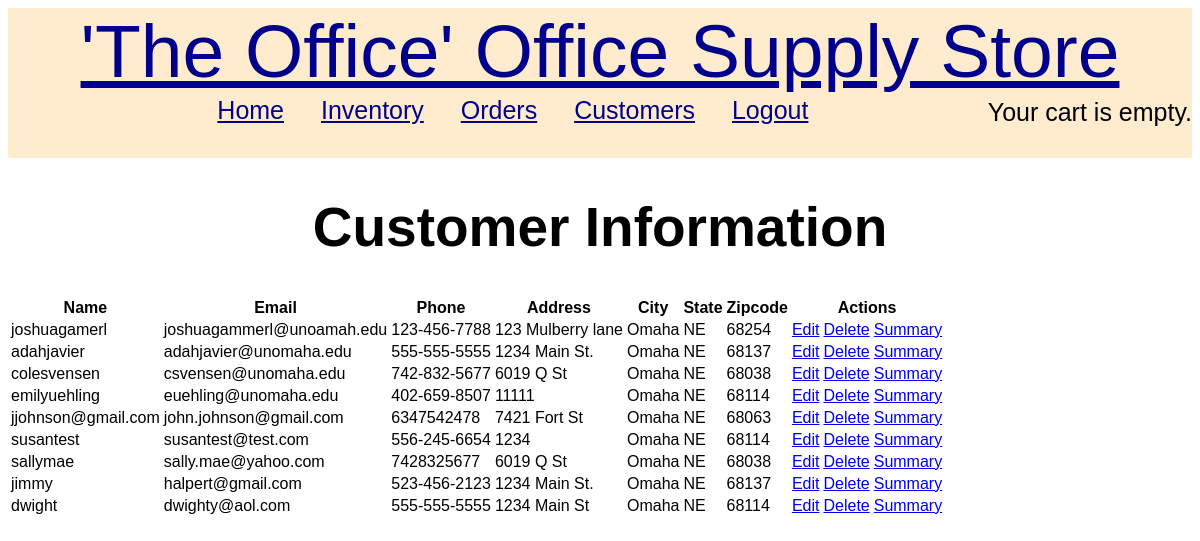
The app's page /customer_list (signed in), older data.
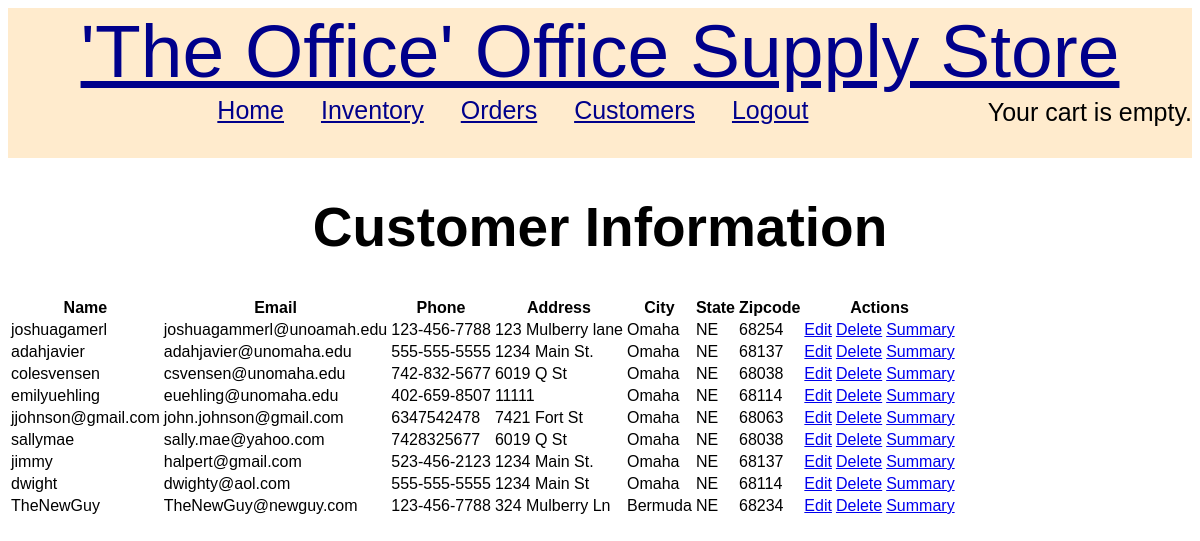
The same page, newer data.
### TOOSS/models.py (models this page shows, shortened)
class Customer(models.Model):
    cust_name = models.ForeignKey(User, on_delete=models.CASCADE, null=True, blank=True)
    fname = models.CharField(max_length=100, blank=True)
    lname = models.CharField(max_length=100, blank=True)
    email = models.EmailField(max_length=100)
    phone = models.CharField(max_length=20)
    address = models.CharField(max_length=200, null=True, blank=True)
    city = models.CharField(max_length=50, null=True, blank=True)
    state = models.CharField(max_length=2, null=True, blank=True)
    zipcode = models.CharField(max_length=10, null=True, blank=True)

### TOOSS/views.py (the view)
# urls.py: path('customer_list', views.customer_list, name='customer_list'),
@login_required
def customer_list(request):
    cart = Cart(request)
    customer = Customer.objects.filter()
    return render(request, 'TOOSS/customer_list.html',
                  {'customers': customer, 'cart': cart})

### cart/cart.py (called while the page is built)
    def __len__(self):
        return sum(item['quantity'] for item in self.cart.values())

### TOOSS/templates/TOOSS/customer_list.html (shortened to what this page needs)
<!DOCTYPE html>
<html lang="en">
{% extends 'TOOSS/base.html' %}
{% block content %}
    <body>
        <h1>Customer Information</h1>
    <body class="bodylist">
    <div>
        <table class="table table-striped table-bordered table-hover w-auto">
            <thead>
<tr class="bg-info">
                <th>Name</th>
                <th>Email</th>
                <th>Phone</th>
                <th>Address</th>
                <th>City</th>
                <th>State</th>
                <th>Zipcode</th>
                <th colspan="3">Actions</th>
            </tr>
            </thead>
            <tbody>
            {% for customer in customers %}
                <tr>
                    <td>{{ customer.cust_name }}</td>
                    <td>{{ customer.email }}</td>
                    <td>{{ customer.phone }}</td>
                    <td>{{ customer.address }}</td>
                    <td>{{ customer.city }}</td>
                    <td>{{ customer.state }}</td>
                    <td>{{ customer.zipcode }}</td>
                    <td><a href="{% url 'TOOSS:customer_edit' pk=customer.pk %}"
                           class="btn btn-warning">Edit</a></td>
                    <td><a href="{% url 'TOOSS:customer_delete' pk=customer.pk %}"
                           onclick="return confirm('Are you sure you want to delete?')"
                           class="btn btn-danger">Delete</a>
                    </td>
                    <td><a href="{% url 'TOOSS:summary' pk=customer.pk %}"
                           class="btn btn-primary">Summary</a>
                    </td>
                </tr>
            {% endfor %}
            </tbody>
        </table>
    </div>
    </body>
    </html>
{% endblock %}

Row changes from the older to the newer data that the page shows:
removed Customer: cust_name "susantest", email "susantest@test.com", phone "556-245-6654", address "1234", city "Omaha", state "NE", zipcode "68114"
added Customer: cust_name "TheNewGuy", email "TheNewGuy@newguy.com", phone "123-456-7788", address "324 Mulberry Ln", city "Bermuda", state "NE", zipcode "68234"
